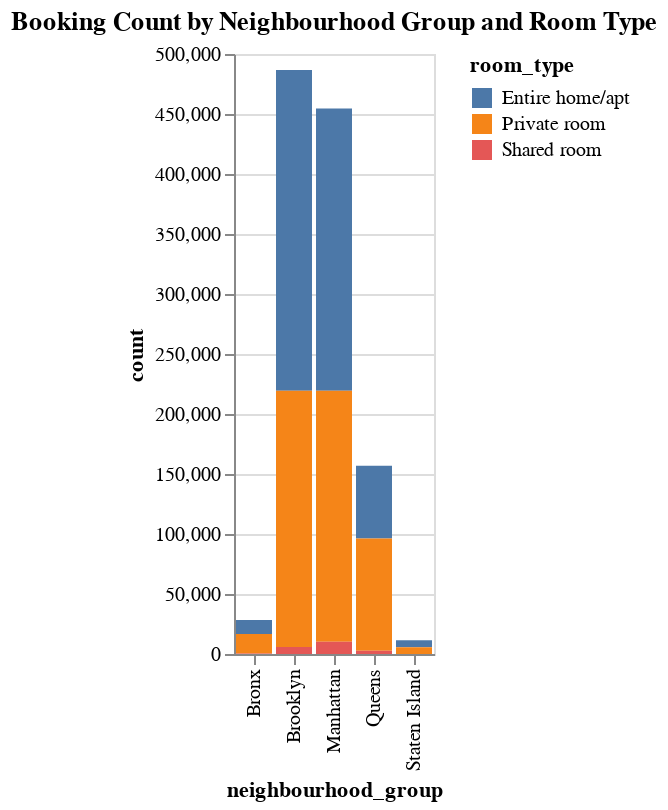

Source (notebook cell):
### Code cell
# prompt: Using dataframe pviottable_bookings: suggest a plot

#A stacked bar chart would be a good way to visualize the breakdown of 'Entire home/apt', 'Private room', and 'Shared room' bookings by 'neighbourhood_group'.

import altair as alt
# Melting the dataframe to long format for plotting
df_melted = pviottable_bookings.reset_index().melt(id_vars='neighbourhood_group', var_name='room_type', value_name='count')

# Creating the stacked bar chart
chart = alt.Chart(df_melted).mark_bar().encode(
    x='neighbourhood_group:N',
    y='count:Q',
    color='room_type:N',
    tooltip=['neighbourhood_group', 'room_type', 'count']
).properties(
    title='Booking Count by Neighbourhood Group and Room Type'
)

chart

### Figure 1 — Vega-Lite specification as saved in the notebook (floating-point values rounded to 4 significant figures)
{"config": {"view": {"continuousWidth": 300, "continuousHeight": 300}}, "data": {"name": "data-f442a9ff2bf648ab6c8cbe36053d59bd"}, "mark": {"type": "bar"}, "encoding": {"color": {"field": "room_type", "type": "nominal"}, "tooltip": [{"field": "neighbourhood_group", "type": "nominal"}, {"field": "room_type", "type": "nominal"}, {"field": "count", "type": "quantitative"}], "x": {"field": "neighbourhood_group", "type": "nominal"}, "y": {"field": "count", "type": "quantitative"}}, "title": "Booking Count by Neighbourhood Group and Room Type", "$schema": "https://vega.github.io/schema/vega-lite/v5.20.1.json", "datasets": {"data-f442a9ff2bf648ab6c8cbe36053d59bd": [{"neighbourhood_group": "Bronx", "room_type": "Entire home/apt", "count": 11627}, {"neighbourhood_group": "Brooklyn", "room_type": "Entire home/apt", "count": 267128}, {"neighbourhood_group": "Manhattan", "room_type": "Entire home/apt", "count": 235147}, {"neighbourhood_group": "Queens", "room_type": "Entire home/apt", "count": 60644}, {"neighbourhood_group": "Staten Island", "room_type": "Entire home/apt", "count": 5857}, {"neighbourhood_group": "Bronx", "room_type": "Private room", "count": 16312}, {"neighbourhood_group": "Brooklyn", "room_type": "Private room", "count": 213653}, {"neighbourhood_group": "Manhattan", "room_type": "Private room", "count": 209150}, {"neighbourhood_group": "Queens", "room_type": "Private room", "count": 93561}, {"neighbourhood_group": "Staten Island", "room_type": "Private room", "count": 5670}, {"neighbourhood_group": "Bronx", "room_type": "Shared room", "count": 432}, {"neighbourhood_group": "Brooklyn", "room_type": "Shared room", "count": 5793}, {"neighbourhood_group": "Manhattan", "room_type": "Shared room", "count": 10272}, {"neighbourhood_group": "Queens", "room_type": "Shared room", "count": 2745}, {"neighbourhood_group": "Staten Island", "room_type": "Shared room", "count": 14}]}}
